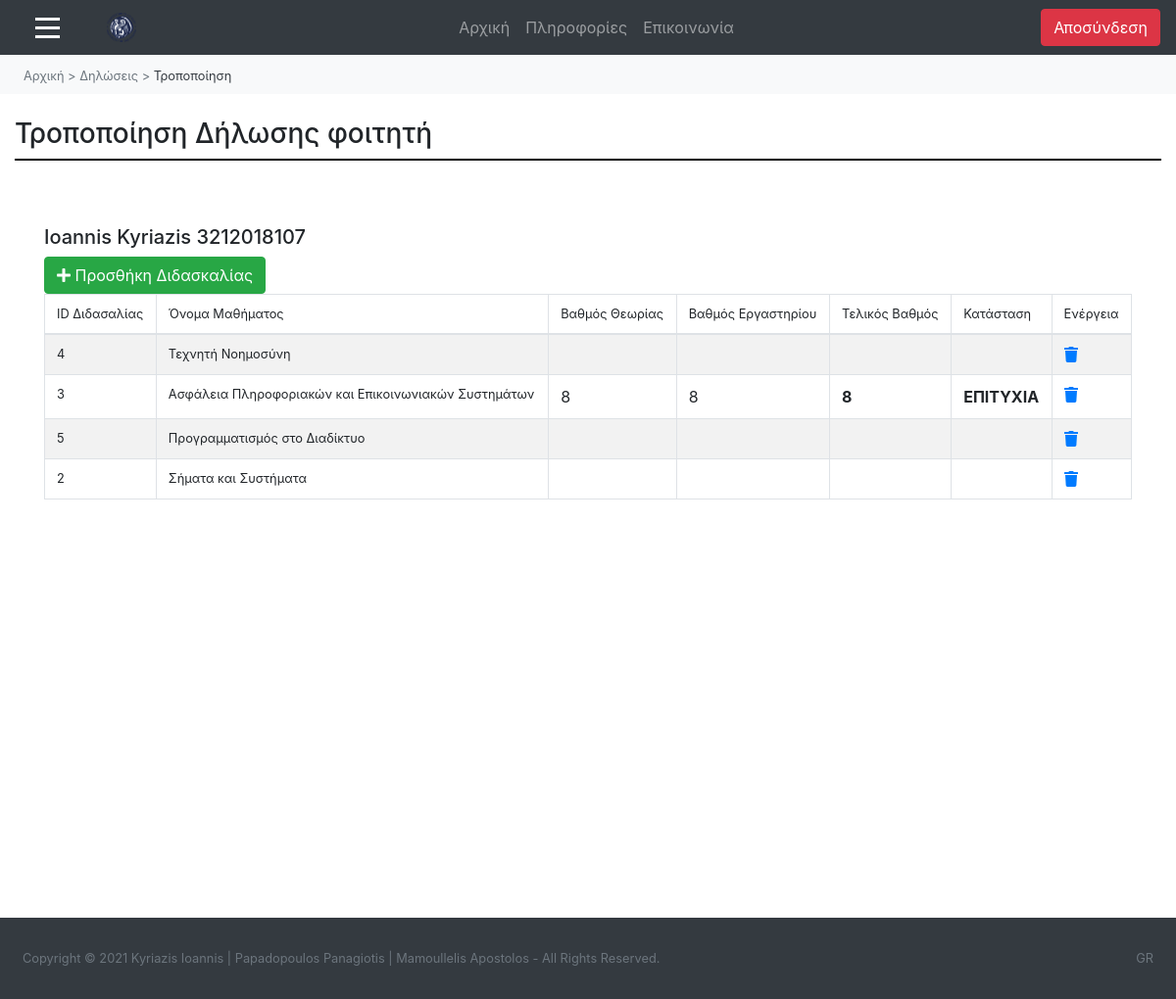
The app's page /ergasia-theorias/diaxeiristis-diloseis-tropopoiisi.php?AM_foititi=3212018107 (signed in) with its own data.
### tables this page shows
CREATE TABLE `foititis` (
  `AM_foititi` varchar(10) NOT NULL,
  `email_foititi` varchar(50) NOT NULL,
  `onoma_foititi` varchar(50) NOT NULL,
  `eponimo_foititi` varchar(50) NOT NULL,
  `etoseisagogis` int(4) NOT NULL,
  `oristikopoihmenh_dilosi` varchar(3) DEFAULT NULL
);

CREATE TABLE `didaskalia` (
  `id_didaskalias` int(10) NOT NULL,
  `id_mathimatos` varchar(10) NOT NULL,
  `etos_didaskalias` int(4) NOT NULL,
  `eksamino_didaskalias` int(2) NOT NULL,
  `id_didaskonta` varchar(10) NOT NULL,
  `varostheorias` double DEFAULT NULL,
  `varosergastiriou` double DEFAULT NULL,
  `periorismostheorias` double DEFAULT NULL,
  `periorismosergastiriou` double DEFAULT NULL
);

CREATE TABLE `dilosi` (
  `id_dilosis` int(10) NOT NULL,
  `id_didaskalias` int(10) DEFAULT NULL,
  `AM_foititi` varchar(10) NOT NULL,
  `vathmostheorias` double DEFAULT NULL,
  `vathmosergastiriou` double DEFAULT NULL,
  `telikosvathmos` double DEFAULT NULL,
  `katastasi` varchar(10) DEFAULT NULL,
  `pliros_vathmologimeno` varchar(3) DEFAULT NULL
);

CREATE TABLE `mathima` (
  `id_mathimatos` varchar(10) NOT NULL,
  `onoma_mathimatos` varchar(100) NOT NULL,
  `perigrafi_mathimatos` varchar(5000) DEFAULT NULL,
  `proapaitoumenamathimata` varchar(5000) DEFAULT NULL
);

### ergasia-theorias/diaxeiristis-diloseis-tropopoiisi.php (the view, shortened to what this page needs)
<html>
<head>
        <link rel="stylesheet" href="style.css"/>
		<link rel="stylesheet" href="https://maxcdn.bootstrapcdn.com/bootstrap/4.5.2/css/bootstrap.min.css">
		<link rel="stylesheet" href="https://maxcdn.bootstrapcdn.com/bootstrap/4.0.0/css/bootstrap.min.css">
		<link href="https://cdn.datatables.net/1.10.20/css/dataTables.bootstrap4.min.css" rel="stylesheet" />
</head>
<?php
include "diaxeiristis-elegxos.php";
include "syndesh-geniki.php";
	$result1 = mysqli_query($link,"select * from didaskalia, mathima, didaskon, foititis, dilosi where dilosi.AM_foititi='" . $_GET['AM_foititi'] . "' and dilosi.id_didaskalias=didaskalia.id_didaskalias and mathima.id_mathimatos=didaskalia.id_mathimatos and dilosi.AM_foititi=foititis.AM_foititi and didaskalia.id_didaskonta=didaskon.id_didaskonta");
$row1= mysqli_fetch_array($result1);
?>
<body>
<nav class="navbar navbar-expand-md bg-dark navbar-dark">
  <span class="" style="font-size:25px; cursor:pointer;" onclick="openNav()"><div class="symvolo-menu"></div>
																			<div class="symvolo-menu"></div>
																			<div class="symvolo-menu"></div></span>
  <a class="navbar-brand ml-5" href="diaxeiristis-arxiki.php">
	<img <img src="photos/foto_panepistimiou.png" width="30" height="30" alt="">
  </a>
  <div class="collapse navbar-collapse" id="collapse_target">
  <ul class="navbar-nav text-center w-100 justify-content-center">
    <li class="nav-item">
      <a class="nav-link" href="diaxeiristis-arxiki.php">Αρχική</a>
    </li>
	<li class="nav-item">
      <a class="nav-link" href="diaxeiristis-plirofories.php">Πληροφορίες</a>
    </li>
	<li class="nav-item">
      <a class="nav-link" href="diaxeiristis-epikoinonia.php">Επικοινωνία</a>
    </li>
  </ul>
  <ul class="nav navbar-nav ml-auto">
      <a href="logout.php" class="btn btn-danger mx-auto">
          <span class="glyphicon glyphicon-log-out"></span> Αποσύνδεση
		</a>
    </ul>
	</div>
</nav>
<nav class="nav text-dark bg-light py-2" name="navigation-menu">
	<ul class="nav pl-4">
		<li class="nav-item">
			<a href="diaxeiristis-arxiki.php" class="text-muted text-decoration-none small">Αρχική</a>
		</li>
		<li class="nav-item">
			<a class="text-muted text-decoration-none small">&nbsp;>&nbsp;</a>
		</li>
		<li class="nav-item">
			<a href="diaxeiristis-diloseis.php" class="text-muted text-decoration-none small">Δηλώσεις</a>
		</li>
		<li class="nav-item">
			<a class="text-muted text-decoration-none small">&nbsp;>&nbsp;</a>
		</li>
		<li class="nav-item active">
			<a class="text-dark text-decoration-none small">Τροποποίηση</a>
		</li>
	</ul>
</nav>
<body>
<div class="container-fluid">
	<h3 class="mt-4">Τροποποίηση Δήλωσης φοιτητή</h3>
	<div class="grammikatoapotitlo"></div>
	<div style="padding-top:50px;"></div>
	<div class="container">
            <div class="row justify-content-center">
                <div class="col-md-12 mt-2">
				<div><h5><?php echo $row1['onoma_foititi']; ?> <?php echo $row1['eponimo_foititi']; ?> <?php echo $_GET['AM_foititi']; ?></h5></div>
				<?php  echo '<a href="diaxeiristis-diloseis-tropopoiisi-prosthiki.php?AM_foititi='. $row1['AM_foititi'] .'" class="btn btn-success ml-auto"><i class="fa fa-plus"></i> Προσθήκη Διδασκαλίας</a>'; ?>
				   <?php
                    require_once "syndesh-geniki.php";
                    $sql = "select * from didaskalia, mathima, didaskon, foititis, dilosi where dilosi.AM_foititi='" . $_GET['AM_foititi'] . "' and dilosi.id_didaskalias=didaskalia.id_didaskalias and mathima.id_mathimatos=didaskalia.id_mathimatos and dilosi.AM_foititi=foititis.AM_foititi and didaskalia.id_didaskonta=didaskon.id_didaskonta";
                    if($result = mysqli_query($link, $sql)){
                        if(mysqli_num_rows($result) > 0){
                            echo '<table class="table table-bordered table-striped" id="myTable">';
                                echo "<thead>";
                                    echo "<tr>";
										echo "<th class='small'>ID Διδασαλίας</th>";
										echo "<th class='small'>Όνομα Μαθήματος</th>";
										echo "<th class='small'>Βαθμός Θεωρίας</th>";
										echo "<th class='small'>Βαθμός Εργαστηρίου</th>";
										echo "<th class='small'>Τελικός Βαθμός</th>";
										echo "<th class='small'>Κατάσταση</th>";
										echo "<th class='small'>Ενέργεια</th>";
                                    echo "</tr>";
                                echo "</thead>";
                                echo "<tbody>";
                                while($row = mysqli_fetch_array($result)){
                                    echo "<tr>";
										echo "<td class='small'>" . $row['id_didaskalias'] . "</td>";
										echo "<td class='small'>" . $row['onoma_mathimatos'] . "</td>";
										echo "<td>" . $row['vathmostheorias'] . "</td>";
										echo "<td>" . $row['vathmosergastiriou'] . "</td>";
										echo "<td class='font-weight-bold'>" . $row['telikosvathmos'] . "</td>";
										echo "<td class='font-weight-bold'>" . $row['katastasi'] . "</td>";
										echo "<td>";
											echo '<a href="diaxeiristis-diloseis-tropopoiisi-diagrafi.php?id_dilosis='. $row['id_dilosis'] .'" class="mr-3" title="Διαγραφή Διδασκαλίας" data-toggle="tooltip"><span class="fa fa-trash"></span></a>';
                                        echo "</td>";
                                    echo "</tr>";
                                }
                                echo "</tbody>";
                            echo "</table>";
                        } else{
                            echo '<div class="alert alert-danger"><em>Δεν βρέθηκαν δηλώσεις φοιτητών!</em></div>';
                        }
                    } else{
                        echo "Κάτι πήγε λάθος. Προσπαθήστε ξανα αργότερα";
                    }
                    ?>
                </div>
            </div>
        </div>
		<div style="padding-top:411px;"></div>
</div>
<footer class="py-4 bg-dark mt-auto">
    <div class="container-fluid">
        <div class="d-flex small">
            <div class="text-muted p-2">Copyright © 2021 Kyriazis Ioannis | Papadopoulos Panagiotis | Mamoullelis Apostolos - All Rights Reserved.</div>
            <div class="text-muted ml-auto p-2">GR</div>
    </div>
</footer>
</body>
</html>

### ergasia-theorias/style.css (style rules this page uses)
.grammikatoapotitlo { display: block; margin-top: 0.5em; margin-bottom: 0.5em; margin-left: 0px; border-style: inset; border-width: 1px; border: 1px solid #000000; }
.symvolo-menu { width: 25px; height: 3px; background-color: white; margin: 6px 0; margin-left: 20px; }

### ergasia-theorias/diaxeiristis-diloseis-tropopoiisi.php (style rules this page uses)
.symvolo-menu { width: 25px; height: 3px; background-color: white; margin: 6px 0; margin-left: 20px; }

### records on screen
foititis: onoma_foititi "Ioannis", eponimo_foititi "Kyriazis"
didaskalia: dilosi.id_didaskalias "4", id_mathimatos.onoma_mathimatos "Τεχνητή Νοημοσύνη"
didaskalia: dilosi.id_didaskalias "3", id_mathimatos.onoma_mathimatos "Ασφάλεια Πληροφοριακών και Επικοινωνιακών Συστημάτων", dilosi.vathmostheorias "8", dilosi.vathmosergastiriou "8", dilosi.telikosvathmos "8", dilosi.katastasi "ΕΠΙΤΥΧΙΑ"
didaskalia: dilosi.id_didaskalias "5", id_mathimatos.onoma_mathimatos "Προγραμματισμός στο Διαδίκτυο"
didaskalia: dilosi.id_didaskalias "2", id_mathimatos.onoma_mathimatos "Σήματα και Συστήματα"

### other values on screen
$_GET['AM_foititi'] "3212018107"
